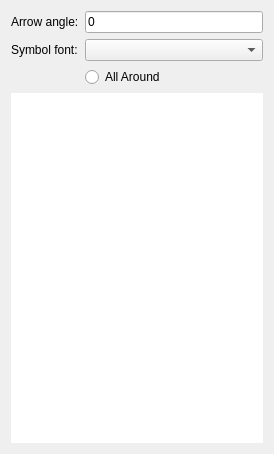
<?xml version="1.0" encoding="UTF-8"?>
<ui version="4.0">
 <class>TechDrawGui::TaskEdgeSymbols</class>
 <widget class="QWidget" name="TechDrawGui::TaskEdgeSymbols">
  <property name="geometry">
   <rect>
    <x>0</x>
    <y>0</y>
    <width>274</width>
    <height>454</height>
   </rect>
  </property>
  <property name="sizePolicy">
   <sizepolicy hsizetype="Fixed" vsizetype="MinimumExpanding">
    <horstretch>0</horstretch>
    <verstretch>0</verstretch>
   </sizepolicy>
  </property>
  <property name="minimumSize">
   <size>
    <width>250</width>
    <height>0</height>
   </size>
  </property>
  <property name="windowTitle">
   <string>Edge Symbols</string>
  </property>
  <layout class="QVBoxLayout" name="verticalLayout">
   <item>
    <layout class="QGridLayout" name="gridLayout_2">
     <item row="0" column="0">
      <widget class="QLabel" name="lbAngle">
       <property name="text">
        <string>Arrow angle:</string>
       </property>
      </widget>
     </item>	 
     <item row="0" column="1">
      <widget class="QLineEdit" name="leAngle">
       <property name="toolTip">
        <string>&lt;html&gt;&lt;head/&gt;&lt;body&gt;&lt;p&gt;Arrow angle&lt;/p&gt;&lt;/body&gt;&lt;/html&gt;</string>
       </property>
       <property name="text">
        <string>0</string>
       </property>
      </widget>
     </item>
     <item row="1" column="0">
      <widget class="QLabel" name="lbFont">
       <property name="text">
        <string>Symbol font:</string>
       </property>
      </widget>
     </item>	 
     <item row="1" column="1">
      <widget class="QComboBox" name="leFont">
       <property name="toolTip">
        <string>&lt;html&gt;&lt;head/&gt;&lt;body&gt;&lt;p&gt;Font&lt;/p&gt;&lt;/body&gt;&lt;/html&gt;</string>
       </property>
      </widget>
     </item>	 
     <item row="2" column="1">
      <widget class="QRadioButton" name="rbAround">
       <property name="toolTip">
        <string>&lt;html&gt;&lt;head/&gt;&lt;body&gt;&lt;p&gt;All Around&lt;/p&gt;&lt;/body&gt;&lt;/html&gt;</string>
       </property>
       <property name="text">
        <string>All Around</string>
       </property>
       <property name="checked">
        <bool>false</bool>
       </property>
      </widget>
     </item>
    </layout>
   </item>
   <item>
    <widget class="QGraphicsView" name="graphicsView">
     <property name="sizePolicy">
      <sizepolicy hsizetype="Minimum" vsizetype="Minimum">
       <horstretch>0</horstretch>
       <verstretch>0</verstretch>
      </sizepolicy>
     </property>
     <property name="minimumSize">
      <size>
       <width>0</width>
       <height>300</height>
      </size>
     </property>
     <property name="cursor" stdset="0">
      <cursorShape>ArrowCursor</cursorShape>
     </property>
     <property name="acceptDrops">
      <bool>false</bool>
     </property>
     <property name="frameShape">
      <enum>QFrame::NoFrame</enum>
     </property>
     <property name="lineWidth">
      <number>0</number>
     </property>
     <property name="backgroundBrush">
      <brush brushstyle="SolidPattern">
       <color alpha="255">
        <red>240</red>
        <green>240</green>
        <blue>240</blue>
       </color>
      </brush>
     </property>
     <property name="sceneRect">
      <rectf>
       <x>0.000000000000000</x>
       <y>0.000000000000000</y>
       <width>3.000000000000000</width>
       <height>0.000000000000000</height>
      </rectf>
     </property>
    </widget>
   </item>
  </layout>
 </widget>
 <resources>
  <include location="Resources/TechDraw.qrc"/>
 </resources>
 <connections/>
</ui>
